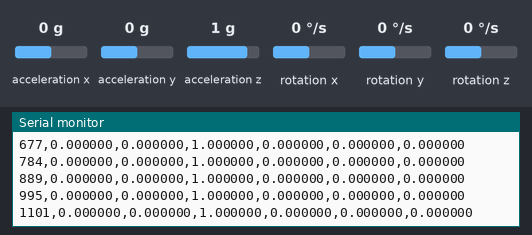
A sketch run on a simulated Arduino Uno, built with avr-gcc and run on an emulated ATmega328P. On the bench: the last lines printed to the serial monitor. The test bench sets the inputs (shaded band); at power-on: acceleration x 0 g, acceleration y 0 g, acceleration z 1 g, rotation x 0 °/s, rotation y 0 °/s, rotation z 0 °/s.

Above: at 1.2 s.
1.3 s: acceleration x set to -1.4 g
At 1.32 s:
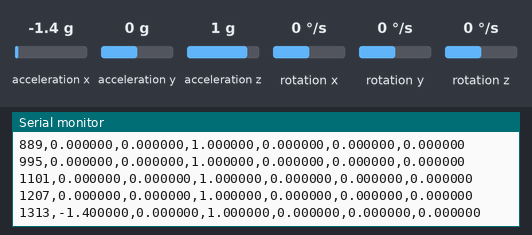
4.3 s: acceleration y set to -1.4 g
At 4.39 s:
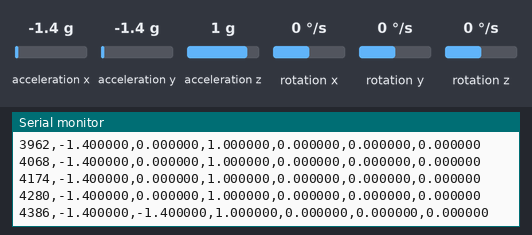
7.3 s: acceleration z set to -1.4 g
At 7.36 s:
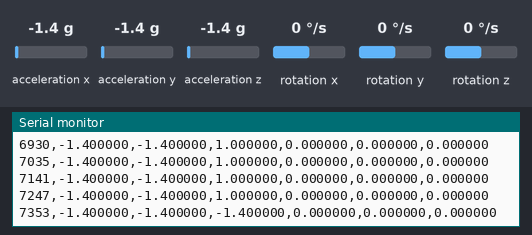
8.8 s: rotation x set to -192 °/s
At 8.84 s:
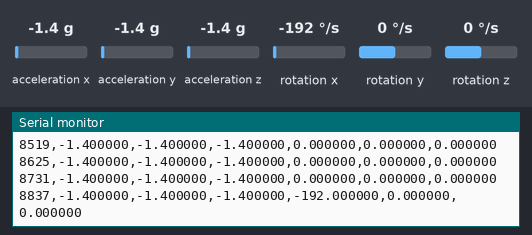
10.3 s: rotation x set to 0 °/s
At 10.33 s:
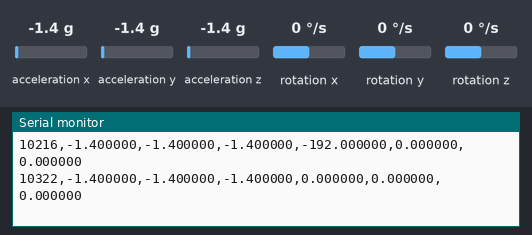
13.3 s: rotation y set to -192 °/s
At 13.4 s:
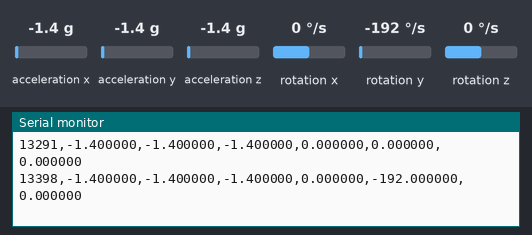
Timing chart, 0 to 16.3 s (numbered marks = the images above; inputs shaded):
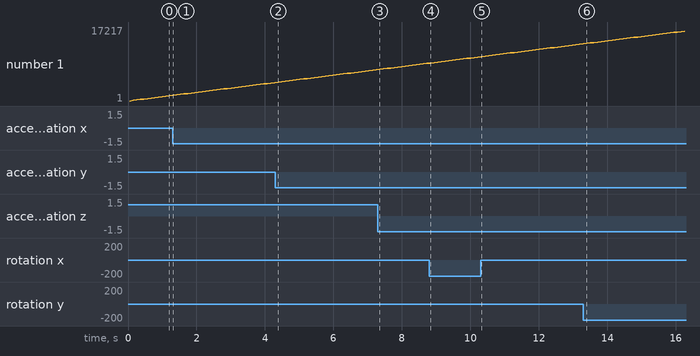

The sketch:

IMUPlot.ino
```cpp
#include <Wire.h>
#include "LSM6DS3.h"

// IMU configuration
LSM6DS3 myIMU(I2C_MODE, 0x6A); // I2C address for IMU
unsigned long startTime;

void setup() {
  Serial.begin(9600);
  while(!Serial);

  if (myIMU.begin() != 0) {
    Serial.println("IMU init failed");
    while (1);
  }

  Serial.println("timestamp(ms),accelX,accelY,accelZ,gyroX,gyroY,gyroZ");
  startTime = millis();
}

void loop() {
  float accelX = myIMU.readFloatAccelX();
  float accelY = myIMU.readFloatAccelY();
  float accelZ = myIMU.readFloatAccelZ();
  float gyroX  = myIMU.readFloatGyroX();
  float gyroY  = myIMU.readFloatGyroY();
  float gyroZ  = myIMU.readFloatGyroZ();

  unsigned long currentTime = millis() - startTime;

  // Print in CSV format:
  // timestamp, accelX, accelY, accelZ, gyroX, gyroY, gyroZ
  Serial.print(currentTime);
  Serial.print(",");
  Serial.print(accelX, 6);
  Serial.print(",");
  Serial.print(accelY, 6);
  Serial.print(",");
  Serial.print(accelZ, 6);
  Serial.print(",");
  Serial.print(gyroX, 6);
  Serial.print(",");
  Serial.print(gyroY, 6);
  Serial.print(",");
  Serial.println(gyroZ, 6);

  delay(100); // Adjust as needed for sampling rate
}
```

Measured:
- after the input at 1.3 s, the serial monitor: prints a new line at once (image 1)
- after the input at 4.3 s, the serial monitor: prints a new line after 0.09 s (image 2)
- after the input at 7.3 s, the serial monitor: prints a new line after 0.05 s (image 3)
- after the input at 8.8 s, the serial monitor: prints a new line at once (image 4)
- after the input at 10.3 s, the serial monitor: prints a new line at once (image 5)
- after the input at 13.3 s, the serial monitor: prints a new line after 0.10 s (image 6)
- plotted number 1: 8731 → 10216 after the input at 8.8 s, 10216 → 13291 after the input at 10.3 s, 13291 → 17217 after the input at 13.3 s
